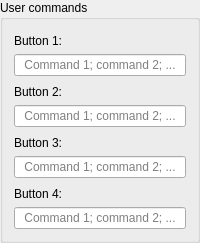
          <widget class="GroupBox" name="groupBox_5">
           <property name="title">
            <string>User commands</string>
           </property>
           <layout class="QVBoxLayout" name="verticalLayout_12">
            <item>
             <widget class="QLabel" name="label_34">
              <property name="styleSheet">
               <string notr="true">padding-top: 3;</string>
              </property>
              <property name="text">
               <string>Button 1:</string>
              </property>
              <property name="indent">
               <number>0</number>
              </property>
             </widget>
            </item>
            <item>
             <widget class="QLineEdit" name="txtUserCommand0">
              <property name="alignment">
               <set>Qt::AlignCenter</set>
              </property>
              <property name="placeholderText">
               <string>Command 1; command 2; ...</string>
              </property>
             </widget>
            </item>
            <item>
             <widget class="QLabel" name="label_36">
              <property name="styleSheet">
               <string notr="true">padding-top: 3;</string>
              </property>
              <property name="text">
               <string>Button 2:</string>
              </property>
              <property name="indent">
               <number>0</number>
              </property>
             </widget>
            </item>
            <item>
             <widget class="QLineEdit" name="txtUserCommand1">
              <property name="alignment">
               <set>Qt::AlignCenter</set>
              </property>
              <property name="placeholderText">
               <string>Command 1; command 2; ...</string>
              </property>
             </widget>
            </item>
            <item>
             <widget class="QLabel" name="label_37">
              <property name="styleSheet">
               <string notr="true">padding-top: 3;</string>
              </property>
              <property name="text">
               <string>Button 3:</string>
              </property>
              <property name="indent">
               <number>0</number>
              </property>
             </widget>
            </item>
            <item>
             <widget class="QLineEdit" name="txtUserCommand2">
              <property name="alignment">
               <set>Qt::AlignCenter</set>
              </property>
              <property name="placeholderText">
               <string>Command 1; command 2; ...</string>
              </property>
             </widget>
            </item>
            <item>
             <widget class="QLabel" name="label_39">
              <property name="styleSheet">
               <string notr="true">padding-top: 3;</string>
              </property>
              <property name="text">
               <string>Button 4:</string>
              </property>
              <property name="indent">
               <number>0</number>
              </property>
             </widget>
            </item>
            <item>
             <widget class="QLineEdit" name="txtUserCommand3">
              <property name="alignment">
               <set>Qt::AlignCenter</set>
              </property>
              <property name="placeholderText">
               <string>Command 1; command 2; ...</string>
              </property>
             </widget>
            </item>
           </layout>
          </widget>
